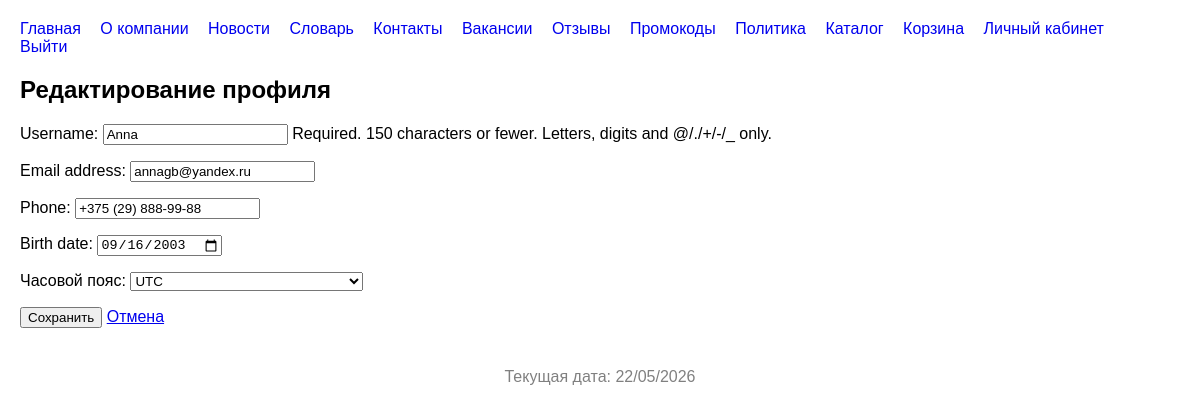
The app's page /profile/edit/ (signed in), older data.
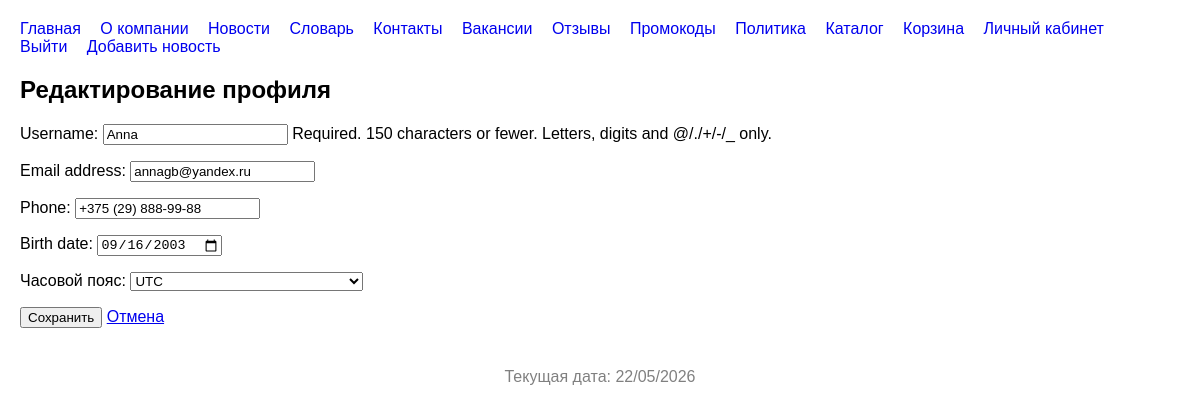
The same page, newer data.
### store/views.py (the view)
# urls.py: path('profile/edit/', views.ProfileUpdateView.as_view(), name='profile_edit'),
class ProfileUpdateView(LoginRequiredMixin, UpdateView):
    model = User
    form_class = CustomUserChangeForm
    template_name = 'profile_edit.html'
    success_url = reverse_lazy('profile')
    def get_object(self, queryset=None):
        return self.request.user

### store/forms.py (shortened to what this page needs)
class CustomUserChangeForm(forms.ModelForm):
    class Meta:
        model = User
        fields = ['username', 'email', 'phone', 'birth_date', 'timezone']
        widgets = {
            'birth_date': forms.DateInput(attrs={'type': 'date'}),
            'phone': forms.TextInput(attrs={'placeholder': '+375 (29) 111-11-11'}),
            'timezone': forms.Select(choices=[(tz, tz) for tz in pytz.common_timezones])
        }

### templates/profile_edit.html (shortened to what this page needs)
{% extends 'base.html' %}
{% block content %}
<h2>Редактирование профиля</h2>
<form method="post">
    {{ form.as_p }}
    <button type="submit">Сохранить</button>
    <a href="{% url 'profile' %}">Отмена</a>
</form>
{% endblock %}

Row changes from the older to the newer data that the page shows:
changed User "Anna": is_editor False → True (drawn)
Text that changed along with them:
text now shown: "Добавить новость"
